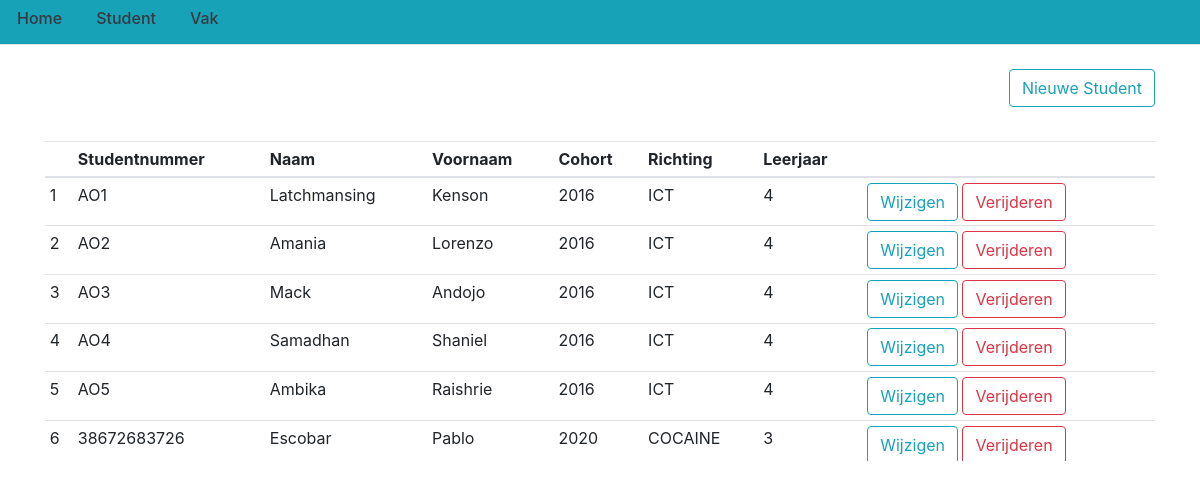
/studenten, run on an earlier commit of the app's database.
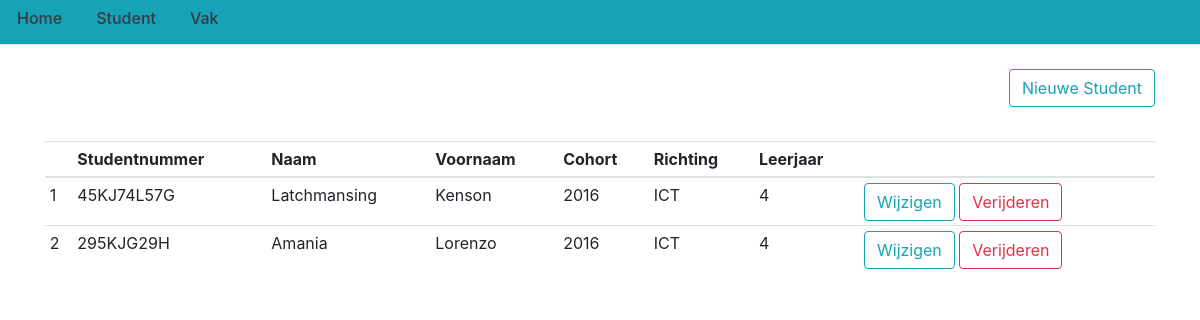
And on a later commit of the database.
### flasklog/models.py (models this page shows, shortened)
class Student(db.Model):
    student_id = db.Column(db.Integer(), primary_key=True)
    naam = db.Column(db.String(225), nullable=False)
    voornaam = db.Column(db.String(225), nullable=False)
    studentnummer = db.Column(db.String(225), unique=True, nullable=False)
    richting = db.Column(db.String(225), nullable=False)
    cohort = db.Column(db.Integer(), nullable=False)
    leerjaar = db.Column(db.Integer(), nullable=False)
    presentie = db.relationship('Presentie', backref='student', lazy=True)

### flasklog/routes.py (the view)
@app.route('/studenten')
def studenten():
    student = Student.query.all()
    return render_template('studenten.html', title='Studenten', posts=student)

### flasklog/templates/studenten.html
{% extends "layout.html" %}
{% block content %}
<br>
<div class="float-right">
    <a href="{{ url_for('nieuwe_student') }}">
        <button type="button" class="btn btn-outline-info">Nieuwe Student</button>
    </a>
</div>
<br>
<br>
<br>
<div style="height: 20em; overflow: auto;">
    <table id="tbl_student" class="table table-sm">
        <thead>
            <tr>
                <th scope="col"></th>
                <th scope="col">Studentnummer</th>
                <th scope="col">Naam</th>
                <th scope="col">Voornaam</th>
                <th scope="col">Cohort</th>
                <th scope="col">Richting</th>
                <th scope="col">Leerjaar</th>
                <th scope="col"></th>
            </tr>
        </thead>
        <tbody>
            {% for student in posts %}
            <tr>
                <td>{{ student.student_id }}</td>
                <td>{{ student.studentnummer }}</td>
                <td>{{ student.naam }}</td>
                <td>{{ student.voornaam }}</td>
                <td>{{ student.cohort }}</td>
                <td>{{ student.richting }}</td>
                <td>{{ student.leerjaar }}</td>
                <td>
                    <a href="{{ url_for('student', id=student.student_id) }}">
                        <button type="button" class="btn btn-outline-info">Wijzigen</button>
                    </a>
                    <a href="{{ url_for('verwijder_student', id=student.student_id) }}">
                        <button type="button" class="btn btn-outline-danger">Verijderen</button>
                    </a>
                </td>
            </tr>
            {% endfor %}
        </tbody>
    </table>
</div>
{% endblock content%}

### flasklog/templates/layout.html (shortened to what this page needs)
<!DOCTYPE html>
<html>
<head>
    <link rel="stylesheet" href="https://stackpath.bootstrapcdn.com/bootstrap/4.3.1/css/bootstrap.min.css"
>
</head>
<body>
    <header>
        <div class="nav_bar, bg-info text-white">
            <ul class="nav nav-tabs">
                <li class="nav-item">
                    <a class="nav-link" href="{{ url_for('home') }}">
                        <h6 class="text-dark">Home</h6>
                    </a>
                </li>
                <li class="nav-item">
                    <a class="nav-link" href="{{ url_for('studenten') }}">
                        <h6 class="text-dark">Student</h6>
                    </a>
                </li>
                <li class="nav-item">
                    <a class="nav-link" href="{{ url_for('vakken') }}">
                        <h6 class="text-dark">Vak</h6>
                    </a>
                </li>
            </ul>
        </div>
    </header>
    <div class="container">
        {% block content %}
        {% endblock %}
    </div>
</body>
</html>

What changed in the data, as far as the page shows it:
removed Student: student_id "3", studentnummer "AO3", naam "Mack", voornaam "Andojo", cohort "2016", richting "ICT", leerjaar "4"
removed Student: student_id "4", studentnummer "AO4", naam "Samadhan", voornaam "Shaniel", cohort "2016", richting "ICT", leerjaar "4"
removed Student: student_id "5", studentnummer "AO5", naam "Ambika", voornaam "Raishrie", cohort "2016", richting "ICT", leerjaar "4"
removed Student: student_id "6", studentnummer "38672683726", naam "Escobar", voornaam "Pablo", cohort "2020", richting "COCAINE", leerjaar "3"
changed Student "Latchmansing": studentnummer "AO1" → "45KJ74L57G"
changed Student "Amania": studentnummer "AO2" → "295KJG29H"
